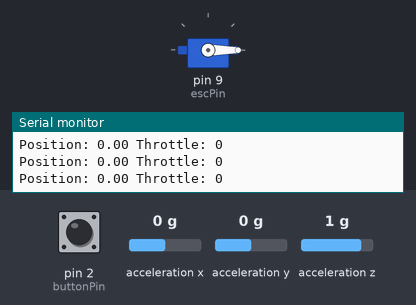
Bench run of a sketch on a simulated Arduino Uno, built with avr-gcc and run on an emulated ATmega328P. Parts: servo, the last lines printed to the serial monitor. Wiring (inferred from the names in the program): MPU-9250 motion sensor at I2C address 0x68. The inputs (shaded band) are chosen by the test bench; at power-on: pin 2 (buttonPin) HIGH, acceleration z 1 g, acceleration x 0 g, acceleration y 0 g.

Above: at 6.2 s.
6.3 s: pin 2 (buttonPin) pulled LOW for 0.15 s
At 7.1 s:
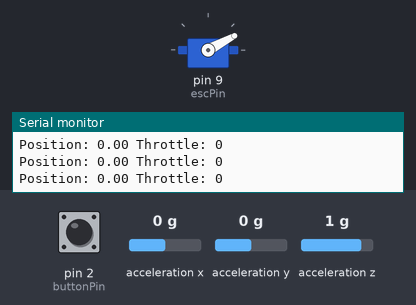
At 7.71 s:
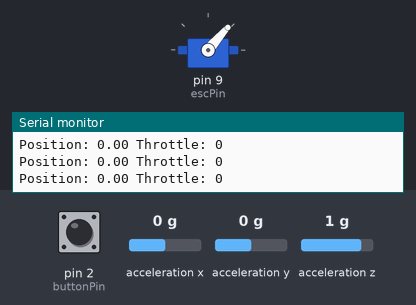
9.3 s: acceleration z set to -1.4 g
At 12.2 s:
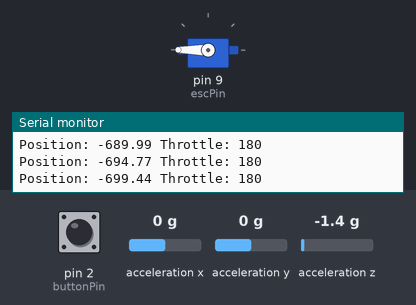
Timing chart, 0 to 13.7 s (numbered marks = the images above; inputs shaded):
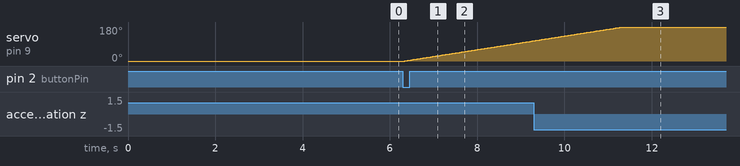

The sketch:

motor_test_5sec_180.ino
```cpp
#include <Servo.h>
#include <Wire.h>

// MPU9250 I2C 주소
#define MPU9250_ADDRESS 0x68
#define ACCEL_ZOUT_H 0x3F  // Z축 가속도 레지스터

// 핀 및 변수 설정
Servo esc;
int escPin = 9;           // ESC 신호 핀 (D9)
int buttonPin = 2;        // 푸시 버튼 핀 (D2)
volatile int throttle = 0;         // ESC 스로틀 값 (0~180, 다이어그램의 J_p, J_ep)
float targetPosition = 2.0;        // 목표 위치 2m (다이어그램의 w*)
float currentPosition = 0.0;       // 현재 위치 (다이어그램의 w)
float velocity = 0.0;              // 현재 속도 (적분으로 계산)
float Kp = 30.0;                   // 비례 이득 (다이어그램의 Kp, 1kg 드론에 맞게 증가)
float Ki = 0.3;                    // 적분 이득 (다이어그램의 PI 블록, 진동 방지 조정)
float integral = 0.0;              // 적분 항 (다이어그램의 PI 적분 부분)
float accelZ = 0.0;                // Z축 가속도
long lastTime = 0;                 // 이전 시간
bool buttonPressed = false;        // 버튼 상태 플래그

void setup() {
  // ESC 초기화
  esc.attach(escPin, 1000, 2000);  // PWM 범위 설정 (1000~2000μs)
  esc.write(0);                    // 초기 정지 (스로틀 0)
  delay(5000);                     // ESC 초기화 대기 (5초)
  Serial.begin(9600);              // 디버깅용 시리얼 시작

  // 버튼 핀 설정 (내부 풀업 저항 사용)
  pinMode(buttonPin, INPUT_PULLUP);  // 내부 풀업 저항 활성화

  // MPU9250 초기화
  Wire.begin();
  Wire.beginTransmission(MPU9250_ADDRESS);
  Wire.write(0x6B);  // PWR_MGMT_1 레지스터
  Wire.write(0x00);  // 슬립 모드 해제
  Wire.endTransmission(true);

  lastTime = millis();  // 초기 시간 설정
}

void loop() {
  // 버튼 상태 확인 (내부 풀업: 누르면 LOW, 안 누르면 HIGH)
  if (digitalRead(buttonPin) == LOW && !buttonPressed) {
    buttonPressed = true;

    // 5초 동안 스로틀 0에서 180으로 가속
    unsigned long startTime = millis();
    while (millis() - startTime < 5000) {
      throttle = map(millis() - startTime, 0, 5000, 0, 180);  // 0~180 선형 증가
      esc.write(throttle);  // ESC에 스로틀 값 전달 (10ms 이내 반영 가정)
      delay(10);  // 부드러운 가속
    }
    throttle = 180;  // 최대 속도 유지
    esc.write(throttle);
  }

  // MPU9250에서 가속도 데이터 읽기
  Wire.beginTransmission(MPU9250_ADDRESS);
  Wire.write(ACCEL_ZOUT_H);  // Z축 가속도 레지스터
  Wire.endTransmission(false);
  Wire.requestFrom(MPU9250_ADDRESS, 2, true);
  int16_t accelZRaw = (Wire.read() << 8) | Wire.read();  // Z축 가속도 원시 데이터
  accelZ = accelZRaw / 16384.0 * 9.81;  // m/s² 단위로 변환 (감도: ±2g)

  // 시간 간격 계산
  long currentTime = millis();
  float dt = (currentTime - lastTime) / 1000.0;  // 초 단위
  lastTime = currentTime;

  // 속도와 위치 계산 (적분)
  velocity += (accelZ - 9.81) * dt;  // 속도 = 가속도 적분 (중력 보정, m/s)
  currentPosition += velocity * dt;  // 위치 = 속도 적분 (m)

  // PI 제어 (다이어그램 기반)
  if (buttonPressed) {
    float error = targetPosition - currentPosition;  // 오차 (다이어그램의 e = w* - w)
    integral += error * dt;  // 적분 항 누적 (다이어그램의 PI 적분)
    float output = (Kp * error) + (Ki * integral);  // PI 출력 (다이어그램의 PI 블록)

    // 스로틀 값 조정 (0~180 범위 유지, 다이어그램의 J_p, J_ep)
    throttle = constrain(output, 0, 180);
    esc.write(throttle);  // ESC에 스로틀 값 전달 (10ms 이내 반영 가정)
  }

  // 디버깅 출력
  Serial.print("Position: "); Serial.print(currentPosition);
  Serial.print(" Throttle: "); Serial.println(throttle);

  delay(10);  // 제어 주기 (10ms)
}
```

Measured:
- after the input at 6.3 s, servo on pin 9 (escPin): moves from 0° to 107° over 2.9 s, starting at once
